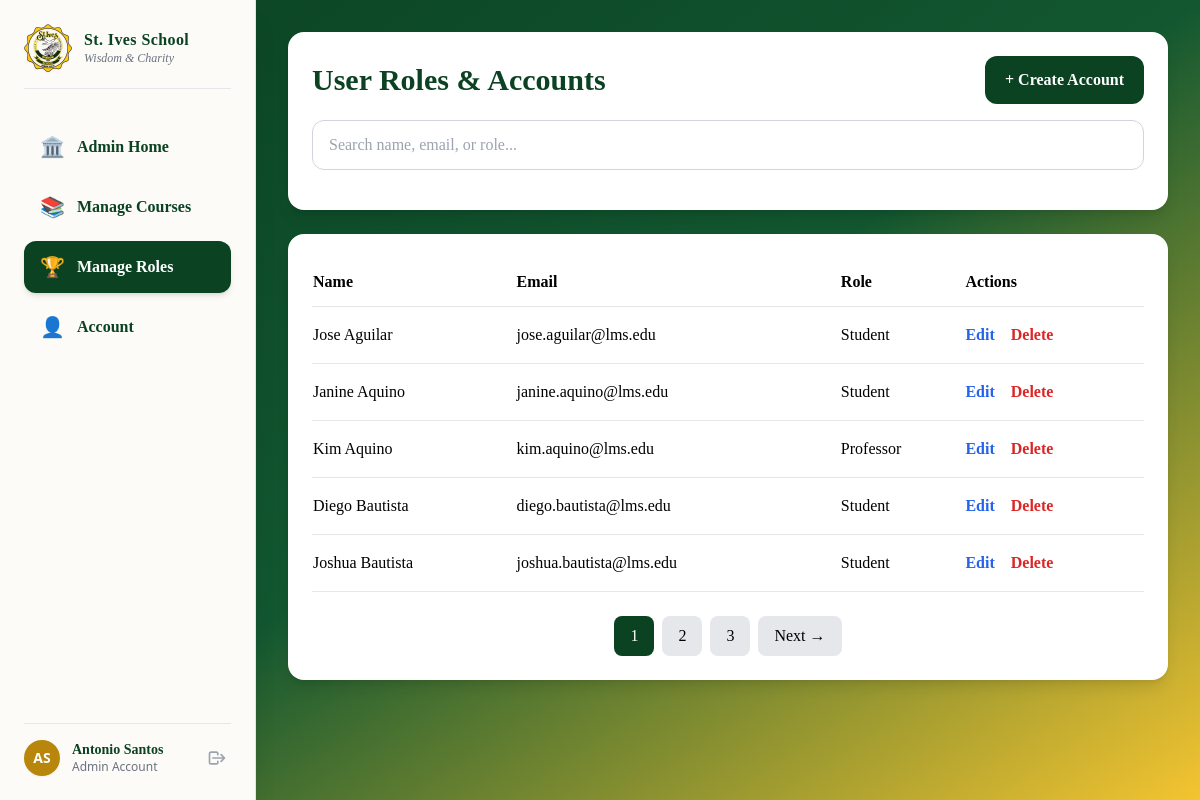
The page /admin/admin-roles.php (signed in) on the database its author committed.
### tables this page shows
CREATE TABLE IF NOT EXISTS `users` (
  `User_ID` INT NOT NULL AUTO_INCREMENT,
  `LastName` VARCHAR(45) NOT NULL,
  `FirstName` VARCHAR(45) NOT NULL,
  `Email` VARCHAR(255) NOT NULL,
  `ContactNum` VARCHAR(45) NOT NULL,
  `Gender` VARCHAR(45) NOT NULL,
  `PasswordHash` VARCHAR(100) NOT NULL,
  `DateCreated` DATETIME NOT NULL,
  `Status` VARCHAR(45) NOT NULL,
  `FK_Role_ID` INT NOT NULL,
  `FK_Section_ID` INT NULL DEFAULT NULL,
  PRIMARY KEY (`User_ID`),
  UNIQUE INDEX `Email_UNIQUE` (`Email` ASC),
  INDEX `fk_Users_Role1_idx` (`FK_Role_ID` ASC),
  INDEX `fk_Users_Section_idx` (`FK_Section_ID` ASC),
  CONSTRAINT `fk_Users_Role1`
    FOREIGN KEY (`FK_Role_ID`)
    REFERENCES `role` (`Role_ID`)
    ON DELETE RESTRICT
    ON UPDATE CASCADE,
  CONSTRAINT `fk_Users_Section`
    FOREIGN KEY (`FK_Section_ID`)
    REFERENCES `section` (`Section_ID`)
    ON DELETE SET NULL
    ON UPDATE CASCADE);

CREATE TABLE IF NOT EXISTS `role` (
  `Role_ID` INT NOT NULL,
  `RoleName` VARCHAR(45) NOT NULL,
  PRIMARY KEY (`Role_ID`));

### admin/admin-roles.php (the view, shortened to what this page needs)
<?php
include '../config/db.php';
$limit = 5;
$page = isset($_GET['page']) ? (int)$_GET['page'] : 1;
$offset = ($page - 1) * $limit;
$search = trim($_GET['search'] ?? '');
$where_clause = "";
$params = [];
try {
    $countQuery = "SELECT COUNT(*) FROM Users u INNER JOIN Role r ON u.FK_Role_ID = r.Role_ID $where_clause";
    $count_stmt = $pdo->prepare($countQuery);
    $count_stmt->execute($params);
    $totalRows = $count_stmt->fetchColumn();
    $totalPages = max(1, ceil($totalRows / $limit));
    $sql = "
        SELECT u.User_ID, u.FirstName, u.LastName, u.Email, r.RoleName
        FROM Users u
        INNER JOIN Role r ON u.FK_Role_ID = r.Role_ID
        $where_clause
        ORDER BY u.LastName, u.FirstName
        LIMIT :limit OFFSET :offset
    ";
    $stmt = $pdo->prepare($sql);
    $stmt->bindValue(':limit', $limit, PDO::PARAM_INT);
    $stmt->bindValue(':offset', $offset, PDO::PARAM_INT);
    $stmt->execute();
    $users = $stmt->fetchAll();
} catch (PDOException $e) {
    die("Database Error: " . $e->getMessage());
}
?>
<!DOCTYPE html>
<html lang="en">
<head>
    <script src="https://cdn.tailwindcss.com"></script>
</head>
<body class="bg-gradient-to-br from-school-green via-[#125730] to-school-yellow min-h-screen font-serif">
    <?php include '../includes/sidebar.php'; ?>
    <main class="ml-64 h-screen overflow-y-auto p-8">
        <section class="bg-white rounded-2xl p-6 shadow-lg mb-6">
            <div class="flex justify-between items-center">
                <h1 class="text-3xl font-bold text-school-green">User Roles & Accounts</h1>
                <a href="create-users.php" class="bg-school-green text-white px-5 py-3 rounded-xl font-semibold">+ Create Account</a>
            </div>
            <form method="GET" class="mb-4 mt-4">
                <input type="text" name="search" placeholder="Search name, email, or role..." value="<?= htmlspecialchars($search) ?>" class="w-full border border-gray-300 rounded-xl px-4 py-3">
            </form>
        </section>
        <section class="bg-white rounded-2xl p-6 shadow-lg">
            <table class="w-full">
                <thead>
                    <tr class="border-b"><th class="text-left py-3">Name</th><th class="text-left">Email</th><th class="text-left">Role</th><th class="text-left">Actions</th></tr>
                </thead>
                <tbody>
                    <?php if(empty($users)): ?>
                        <tr><td colspan="4" class="text-center py-8 text-gray-500">No users found.</td></tr>
                    <?php else: foreach($users as $row): ?>
                        <tr class="border-b">
                            <td class="py-4"><?= htmlspecialchars($row['FirstName'] . " " . $row['LastName']) ?></td>
                            <td><?= htmlspecialchars($row['Email']) ?></td>
                            <td><?= htmlspecialchars($row['RoleName']) ?></td>
                            <td>
                                <a href="edit-users.php?id=<?= $row['User_ID'] ?>" class="text-blue-600 mr-3 font-semibold">Edit</a>
                                <button type="button" onclick="openDeleteModal(<?= $row['User_ID'] ?>, '<?= htmlspecialchars($row['FirstName'] . ' ' . $row['LastName']) ?>')" class="text-red-600 font-semibold">Delete</button>
                            </td>
                        </tr>
                    <?php endforeach; endif; ?>
                </tbody>
            </table>
            <div class="flex justify-center items-center gap-2 mt-6 flex-wrap">
                <?php if ($page > 1): ?>
                    <a href="?page=<?= $page - 1 ?>&search=<?= urlencode($search) ?>" class="px-4 py-2 rounded-lg bg-gray-200 hover:bg-gray-300">← Prev</a>
                <?php endif; foreach (range(max(1, $page - 2), min($totalPages, $page + 2)) as $i): ?>
                    <a href="?page=<?= $i ?>&search=<?= urlencode($search) ?>" class="px-4 py-2 rounded-lg <?= ($page == $i) ? 'bg-school-green text-white' : 'bg-gray-200 hover:bg-gray-300' ?>"><?= $i ?></a>
                <?php endforeach; if ($page < $totalPages): ?>
                    <a href="?page=<?= $page + 1 ?>&search=<?= urlencode($search) ?>" class="px-4 py-2 rounded-lg bg-gray-200 hover:bg-gray-300">Next →</a>
                <?php endif; ?>
            </div>
        </section>
    </main>
</body>
</html>

### rows shown on the page
users: FirstName+LastName "Jose Aguilar", Email "jose.aguilar@lms.edu", FK_Role_ID.RoleName "Student"
users: FirstName+LastName "Janine Aquino", Email "janine.aquino@lms.edu", FK_Role_ID.RoleName "Student"
users: FirstName+LastName "Kim Aquino", Email "kim.aquino@lms.edu", FK_Role_ID.RoleName "Professor"
users: FirstName+LastName "Diego Bautista", Email "diego.bautista@lms.edu", FK_Role_ID.RoleName "Student"
users: FirstName+LastName "Joshua Bautista", Email "joshua.bautista@lms.edu", FK_Role_ID.RoleName "Student"

### other values the page prints
$sidebar_init "AS"
$sidebar_name "Antonio Santos"
$sidebar_role "Admin"
$i "1"
$i "2"
$i "3"
